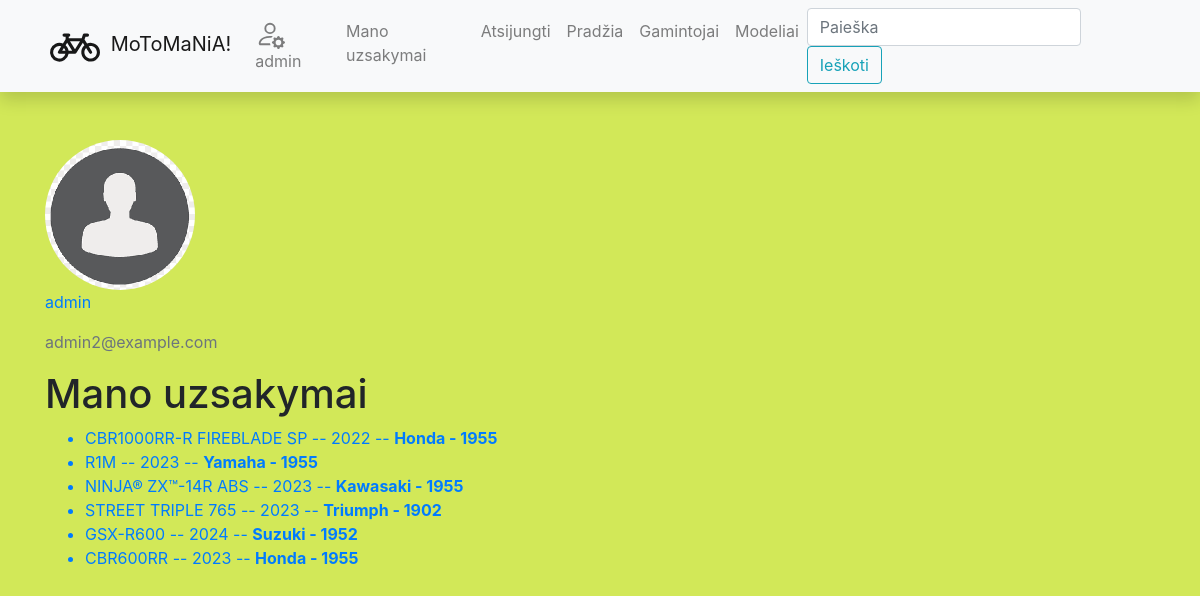
The app's page /motociklai/mano_uzsakymai (signed in) with its own data.
### motociklai/models.py (models this page shows, shortened)
class Profilis(models.Model):
    user = models.OneToOneField(User, on_delete=models.CASCADE, blank=True)
    nuotrauka = models.ImageField(default='no-image.png', upload_to='profile_pics')
    class Meta:
        verbose_name = 'Profilis'
        verbose_name_plural = 'Profiliai'

class ModelisInstance(models.Model):
    id = models.UUIDField(primary_key=True, default=uuid.uuid4)
    modelis = models.ForeignKey('Modelis', on_delete=models.CASCADE, related_name='modelisinstance_set')
    planuojama_gauti = models.DateField('Turesime pardavime', null=True, blank=True)
    LIKUCIU_STATUS = (
        ('t', 'Turime sandelyje'),
        ('a', 'Atkeliauja'),
        ('n', 'Neturime'),
        ('r', 'Rezervuota')
    )
    status = models.CharField(
        max_length=1,
        choices=LIKUCIU_STATUS,
        blank=True,
        default='a',
        help_text='Moto statusas'
    )
    klientas = models.ForeignKey(User, on_delete=models.SET_NULL, null=True, blank=True)
    class Meta:
        ordering = ['planuojama_gauti']

class Modelis(models.Model):
    modelis = models.CharField('Modelis', max_length=50)
    metai_pasirode = models.IntegerField('Gaminimo-pradzia')
    modelis_aprasymas = HTMLField()
    gamintojas = models.ForeignKey('Gamintojas', on_delete=models.SET_NULL, null=True, related_name='modeliai')
    likutis = models.ManyToManyField('Likutis', help_text="Isrinkite likucio bukle")
    cover = models.ImageField('Virselis', upload_to='covers', null=True, blank=True)
    class Meta:
        verbose_name = 'Modelis'
        verbose_name_plural = 'Modeliai'
    def __str__(self):
        return f"{self.modelis}  --  {self.metai_pasirode}"
    def display_likutis(self):
        return ',  '.join(likutis.name for likutis in self.likutis.all()[:3])
    display_likutis.short_description = "Likutis"

class Gamintojas(models.Model):
    pavadinimas = models.CharField('Pavadinimas', max_length=50)
    gaminimo_pradzia = models.IntegerField('Pradejo-gaminti')
    aprasymas = HTMLField()
    class Meta:
        verbose_name = 'Gamintojas'
        verbose_name_plural = 'Gamintojai'
        ordering = ['pavadinimas']
    def __str__(self):
        return f"{self.pavadinimas} - {self.gaminimo_pradzia}"
    def display_modeliai(self):
        return ',  '.join(modelis.modelis for modelis in self.modeliai.all()[:3])
    display_modeliai.short_description = "Modeliai"

### motociklai/views.py (the view)
# urls.py: path('mano_uzsakymai', views.UzsakymaiByUserListView.as_view(), name='mano-uzsakymai'),
class UzsakymaiByUserListView(LoginRequiredMixin, generic.list.ListView):
    model = ModelisInstance
    template_name = "mano-uzsakymai.html"
    context_object_name = 'modelisinstance_list'
    def get_queryset(self):
        return ModelisInstance.objects.filter(klientas=self.request.user)

### motociklai/templates/mano-uzsakymai.html (shortened to what this page needs)
{% extends "base.html" %}
{% block content %}
<img class="img-fluid rounded-circle" src="{{ user.profilis.nuotrauka.url }}" style="width: 150px; height: 150px;"/>
<p class="text-primary">{{ user.username }}</p>
<p class="text-secondary">{{ user.email }}</p>
<h1>Mano uzsakymai </h1>
{% if modelisinstance_list %}
<ul>
    {% for modelis_o in modelisinstance_list %}
        <a href="{% url 'modelis-vienas-url' modelis_o.modelis.id %}">
        <li>{{ modelis_o.modelis }}  --  <strong>{{ modelis_o.modelis.gamintojas }}</strong></li>
        </a>
    {% endfor%}
</ul>
{% else %}
    <p>Siuo metu uzsakymu neturite </p>
{% endif %}
{% endblock %}

### motociklai/templates/base.html (shortened to what this page needs)
<!DOCTYPE html>
<html lang="en">
<head>
    <link
            rel="stylesheet"
            href="https://stackpath.bootstrapcdn.com/bootstrap/4.1.3/css/bootstrap.min.css"
    />
    <link
            rel="stylesheet"
            href="https://cdnjs.cloudflare.com/ajax/libs/font-awesome/4.7.0/css/font-awesome.min.css"
    />
    {% load static %}
    <link rel="stylesheet" href="{% static 'css/styles.css' %}"/>
</head>
<body>
<nav
        class="navbar navbar-expand-lg navbar-light bg-light static-top mb-5 shadow"
>
    <div class="container">
        <a class="navbar-brand" href="{% url 'index-url' %}">
            MoToMaNiA!</a>
        <div class="collapse navbar-collapse" id="navbarResponsive">
            <ul class="navbar-nav ml-auto">
                {% if user.is_authenticated %}
                <li class="nav-item"><a class="nav-link" href="{% url 'profilis-url' %}">
                    {{ user.get_username }}</a></li>
                <li class="nav-item"><a class="nav-link" href="{% url 'mano-uzsakymai' %}">Mano uzsakymai</a></li>
                <li class="nav-item"><a class="nav-link" href="{% url 'logout' %}">Atsijungti</a></li>
                {% else %}
                <li class="nav-item"><a class="nav-link" href="{% url 'login' %}">Prisijungti</a></li>
                <li class="nav-item"><a class="nav-link" href="{% url 'register-url' %}">Registruotis</a></li>
                {% endif %}
                <li class="nav-item"><a class="nav-link" href="{% url 'index-url' %}">Pradžia</a></li>
                <li class="nav-item"><a class="nav-link" href="{% url 'gamintojai-visi-url' %}">Gamintojai</a></li>
                <li class="nav-item"><a class="nav-link" href="{% url 'modeliai-all-url' %}">Modeliai</a></li>
            </ul>
            <form
                    class="form-inline my-2 my-lg-0"
                    action="{% url 'search-url' %}"
                    method="get"
            >
                <input
                        class="form-control mr-sm-2"
                        type="search"
                        placeholder="Paieška"
                        aria-label="Search"
                        name="search_text"
                />
                <button class="btn btn-outline-info my-2 my-sm-0" type="submit">
                    Ieškoti
                </button>
            </form>
        </div>
    </div>
</nav>
<div class="container">{% block content %}{% endblock %}</div>
</body>
</html>

### motociklai/static/css/styles.css (style rules this page uses)
body { background-color: #d2e858; }

### records on screen
ModelisInstance: modelis "CBR1000RR-R FIREBLADE SP -- 2022", modelis.gamintojas "Honda - 1955"
ModelisInstance: modelis "R1M -- 2023", modelis.gamintojas "Yamaha - 1955"
ModelisInstance: modelis "NINJA® ZX™-14R ABS -- 2023", modelis.gamintojas "Kawasaki - 1955"
ModelisInstance: modelis "STREET TRIPLE 765 -- 2023", modelis.gamintojas "Triumph - 1902"
ModelisInstance: modelis "GSX-R600 -- 2024", modelis.gamintojas "Suzuki - 1952"
ModelisInstance: modelis "CBR600RR -- 2023", modelis.gamintojas "Honda - 1955"

### other values on screen
{{ user.get_username }} "admin"
{{ user.username }} "admin"
{{ user.email }} "admin2@example.com"
